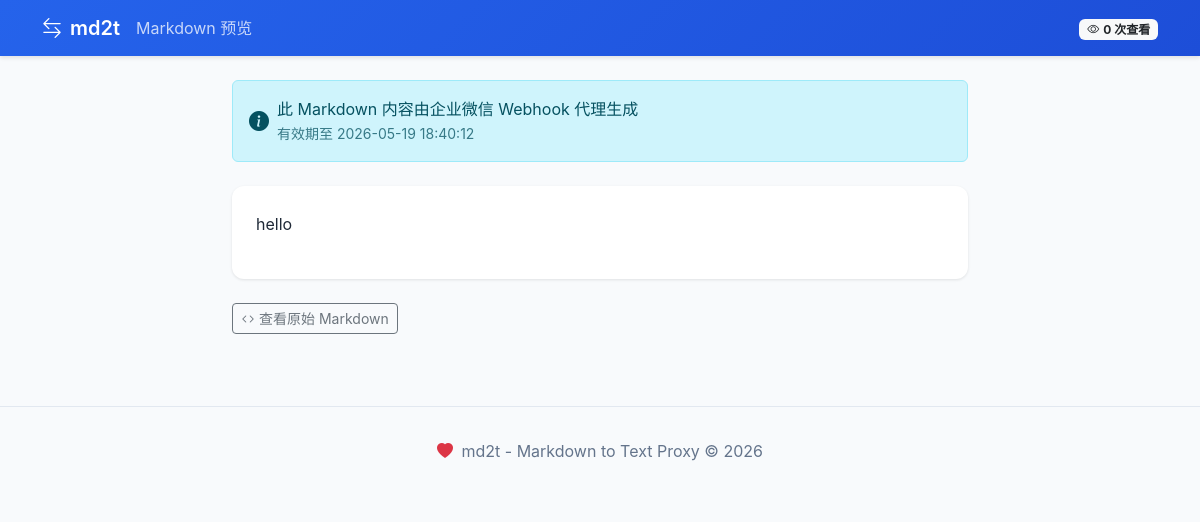
The page /view/b269653feb2263aa on the database its author committed.
### app.py (models this page shows, shortened)
class ProxyLog(db.Model):
    __tablename__ = 'proxy_logs'
    id = db.Column(db.Integer, primary_key=True)
    request_id = db.Column(db.String(64), unique=True, nullable=False, index=True)
    webhook_url = db.Column(db.Text, nullable=False)
    original_content = db.Column(db.Text)
    content_type = db.Column(db.String(20), default='unknown')  # markdown, text, json
    is_markdown = db.Column(db.Boolean, default=False)
    converted_content = db.Column(db.Text)
    response_status = db.Column(db.Integer)
    response_body = db.Column(db.Text)
    client_ip = db.Column(db.String(45))
    user_agent = db.Column(db.Text)
    created_at = db.Column(db.DateTime, default=datetime.utcnow)
    expires_at = db.Column(db.DateTime, default=lambda: datetime.utcnow() + timedelta(days=7))
    view_count = db.Column(db.Integer, default=0)
    def is_expired(self):
        return datetime.utcnow() > self.expires_at

### app.py (the view)
@app.route('/view/<request_id>')
def view_markdown(request_id):
    try:
        log = ProxyLog.query.filter_by(request_id=request_id).first()
    except Exception:
        abort(500, description='数据库查询失败')
    if not log:
        abort(404, description='内容不存在')
    if log.is_expired():
        abort(410, description='该内容已过期（有效期7天）')
    try:
        log.view_count += 1
        db.session.commit()
    except Exception:
        pass
    try:
        if log.original_content:
            html_content = markdown.markdown(
                log.original_content,
                extensions=['tables', 'fenced_code', 'nl2br']
            )
        else:
            html_content = '<p class="text-muted">无内容</p>'
    except Exception:
        html_content = f'<pre>{html.escape(log.original_content or "")}</pre>'
    return render_template('view_markdown.html',
                         log=log,
                         html_content=html_content,
                         title=extract_title_from_markdown(log.original_content or ''))

### app.py (called while the page is built)
@app.template_filter('localtime')
def localtime_filter(utc_dt):
    if utc_dt is None:
        return ''
    from datetime import timedelta
    local_dt = utc_dt + timedelta(hours=8)
    return local_dt.strftime('%Y-%m-%d %H:%M:%S')

def extract_title_from_markdown(md_content):
    lines = md_content.split('\n')
    for line in lines:
        match = re.match(r'^#\s+(.+)$', line.strip())
        if match:
            return match.group(1).strip()[:Config.WECHAT_Text_TITLE_MAX]
    for line in lines:
        match = re.match(r'^##\s+(.+)$', line.strip())
        if match:
            return match.group(1).strip()[:Config.WECHAT_Text_TITLE_MAX]
    for line in lines:
        stripped = line.strip()
        if stripped:
            clean = re.sub(r'[#*`\[\]!]', '', stripped)
            return clean[:Config.WECHAT_Text_TITLE_MAX] if clean else 'Markdown消息'
    return 'Markdown消息'

### templates/view_markdown.html (shortened to what this page needs)
{% extends "base.html" %}
{% block navbar %}
<nav class="navbar navbar-expand-lg navbar-dark">
    <div class="container">
        <a class="navbar-brand" href="{{ url_for('index') }}">
            <i class="bi bi-arrow-left-right me-2"></i>md2t
        </a>
        <span class="navbar-text text-white opacity-75">
            Markdown 预览
        </span>
        <div class="ms-auto">
            <span class="badge bg-light text-dark">
                <i class="bi bi-eye me-1"></i>{{ log.view_count }} 次查看
            </span>
        </div>
    </div>
</nav>
{% endblock %}
{% block content %}
<div class="container py-4">
    <div class="row justify-content-center">
        <div class="col-lg-8">
            <div class="alert alert-info d-flex align-items-center mb-4">
                <i class="bi bi-info-circle-fill me-2 fs-5"></i>
                <div>
                    此 Markdown 内容由企业微信 Webhook 代理生成<br>
                    <small class="opacity-75">有效期至 {{ log.expires_at | localtime }}</small>
                </div>
            </div>
            <div class="card">
                <div class="card-body markdown-content p-4">
                    {{ html_content | safe }}
                </div>
            </div>
            <div class="mt-4">
                <button class="btn btn-outline-secondary btn-sm" type="button"
                        data-bs-toggle="collapse" data-bs-target="#rawContent">
                    <i class="bi bi-code me-1"></i>查看原始 Markdown
                </button>
            </div>
        </div>
    </div>
</div>
{% endblock %}

### templates/base.html (style rules this page uses)
:root { --primary-color: #2563eb; --secondary-color: #64748b; --success-color: #10b981; --danger-color: #ef4444; --warning-color: #f59e0b; --bg-color: #f8fafc; --card-bg: #ffffff; }
body { background-color: var(--bg-color); font-family: -apple-system, BlinkMacSystemFont, 'Segoe UI', Roboto, 'Helvetica Neue', Arial, sans-serif; }
.navbar { background: linear-gradient(135deg, var(--primary-color) 0%, #1d4ed8 100%); box-shadow: 0 2px 4px rgba(0,0,0,0.1); }
.navbar-brand { font-weight: 600; color: white !important; }
.card { border: none; border-radius: 12px; box-shadow: 0 1px 3px rgba(0,0,0,0.1); transition: box-shadow 0.3s ease; }
.markdown-content { line-height: 1.8; }

### templates/view_markdown.html (style rules this page uses)
.markdown-content { font-size: 1rem; line-height: 1.8; color: #1f2937; }
.markdown-content p { margin-bottom: 1rem; }

### rows shown on the page
ProxyLog: view_count "0", expires_at "2026-05-19 18:40:12", original_content "hello"
